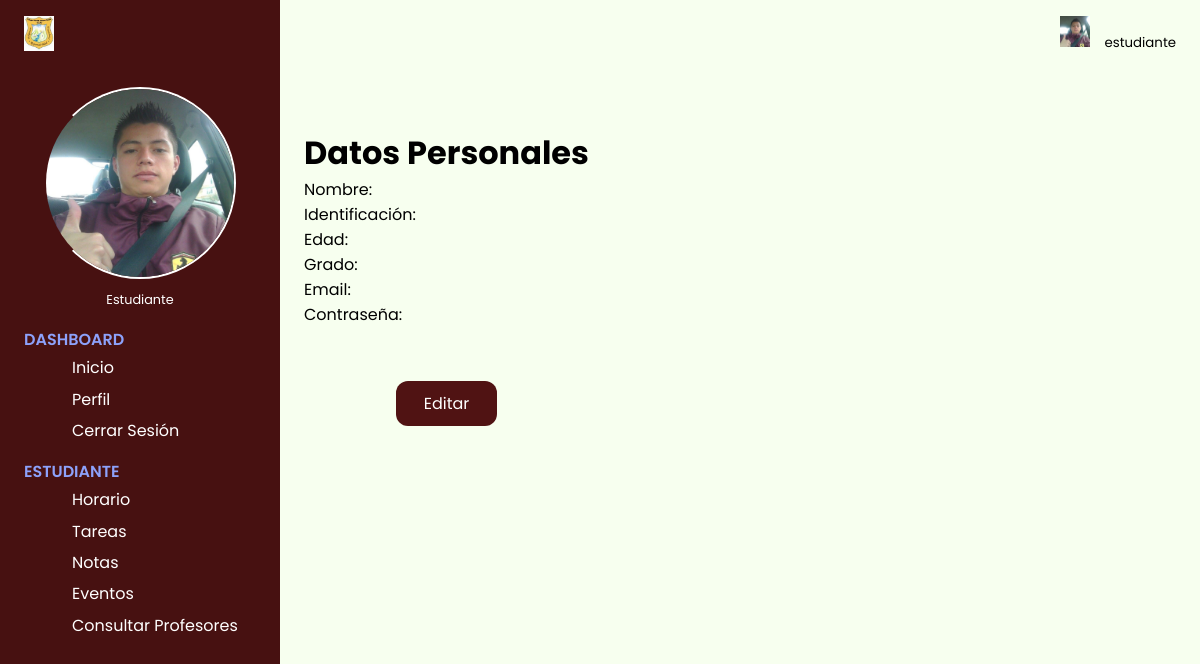
The app's page /logic/estudiante/perfilEstudiante.php?estudiante=duvan76@gmail.com, older data.
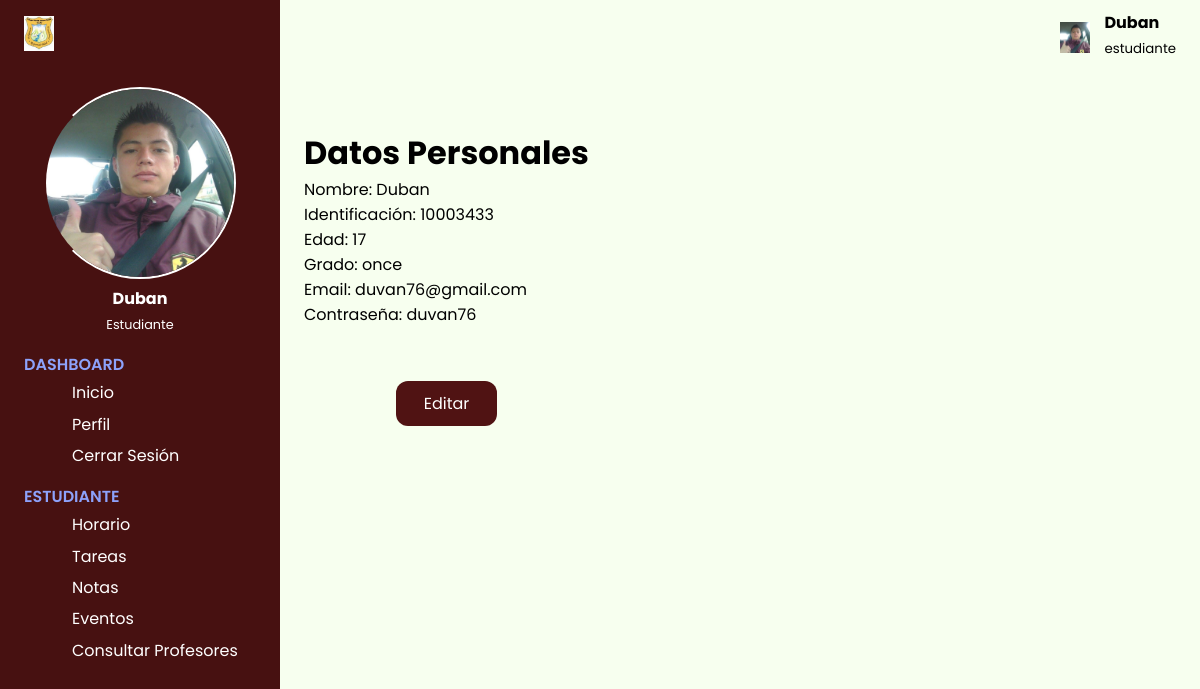
The same page, newer data.
### tables this page shows
CREATE TABLE `estudiante` (
  `id` int(11) NOT NULL,
  `nombre` varchar(50) NOT NULL,
  `profesion` varchar(50) NOT NULL,
  `edad` int(11) NOT NULL,
  `email` varchar(50) NOT NULL,
  `contrasena` varchar(50) NOT NULL,
  `grado` varchar(50) NOT NULL
);

### config/db.php (called while the page is built, shortened)
<?php
    class DataBase{
        function connect(){
            $servername = "localhost";
            $username = "root";
            $password = "";
            $dbname = "colegiosga";
            $url=mysqli_connect($servername,$username,$password) or die("No se pudo conectar a la base de datos" .mysqli_error($url));
            mysqli_select_db($url,$dbname) or die("No se pudo seleccionar a la base de datos" .mysqli_error($url));
            return $url;
        }
    }
?>

### logic/estudiante/crud_e.php (called while the page is built, shortened)
<?php
class Crud_e {
    private $conexion;
    public function __construct($conexion) {
        $this->conexion = $conexion;
    }
    public function obtenerEstudiante($email) {
        $query = "SELECT * FROM estudiante WHERE email ='$email'";
        $result = mysqli_query($this->conexion, $query);
        if (mysqli_num_rows($result) > 0) {
            return mysqli_fetch_assoc($result);
        } else {
            return null;
        }
    }
}
?>

### logic/estudiante/perfilEstudiante.php (the view, shortened to what the changed rows need)
<?php
include("../../pages/Dashboard/estudianteDs.php");
?>
<!DOCTYPE html>
<html lang="es">
    <div class="main-content">
        <header>
            <div class="header-icons foto-perfil">
                <div class="info-p">
                    <h4><?php echo $estudiante["nombre"]; ?></h4>
                    <small>estudiante</small>
                </div>
            </div>
        </header>
        <main>
            <div class="page-header inicio">
                <div>
                    <h1>Datos Personales</h1>
                    <div>
                        <p><span>Nombre: </span>
                            <?php echo $estudiante["nombre"]; ?>
                        </p>
                    </div>
                    <div>
                        <p><span>Identificación: </span>
                            <?php echo $estudiante["id"]; ?>
                        </p>
                    </div>
                    <div>
                        <p><span>Edad: </span>
                            <?php echo $estudiante["edad"]; ?>
                        </p>
                    </div>
                    <div>
                        <p><span>Grado: </span>
                            <?php echo $estudiante["grado"]; ?>
                        </p>
                    </div>
                    <div>
                        <p><span>Email: </span>
                            <?php echo $estudiante["email"]; ?></h3>
                        </p>
                    </div>
                    <div>
                        <p><span>Contraseña: </span>
                            <?php echo $estudiante["contrasena"]; ?></h3>
                        </p>
                    </div>
                </div>
            </div>
        </main>
    </div>
</body>
</html>

### pages/Dashboard/estudianteDs.php (shortened to what the changed rows need)
<?php
include("../../logic/estudiante/crud_e.php");
include("../../config/db.php");
$db = new DataBase();
$crud_e = new Crud_e($db->connect());
if (isset($_GET['estudiante'])) {
    $email = urldecode($_GET['estudiante']);
    $estudiante = $crud_e->obtenerEstudiante($email);
}
?>
<!DOCTYPE html>
<html lang="es">
<head>
    <link rel="stylesheet" href="../../css/Edashboard.css">
    <link rel="stylesheet" href="https://cdn.jsdelivr.net/npm/line-awesome/dist/line-awesome/css/line-awesome.min.css">
</head>
<body>
    <div class="sidebar">
        <div class="sidebar-main">
            <div class="sidebar-user">
                <div>
                    <h3><?php echo $estudiante["nombre"]; ?></h3>
                    <span>Estudiante</span>
                </div>
            </div>
        </div>
    </div>
</body>
</html>

Row changes from the older to the newer data that the page shows:
added estudiante: nombre "Duban", id "10003433", edad "17", grado "once", email "duvan76@gmail.com", contrasena "duvan76"
